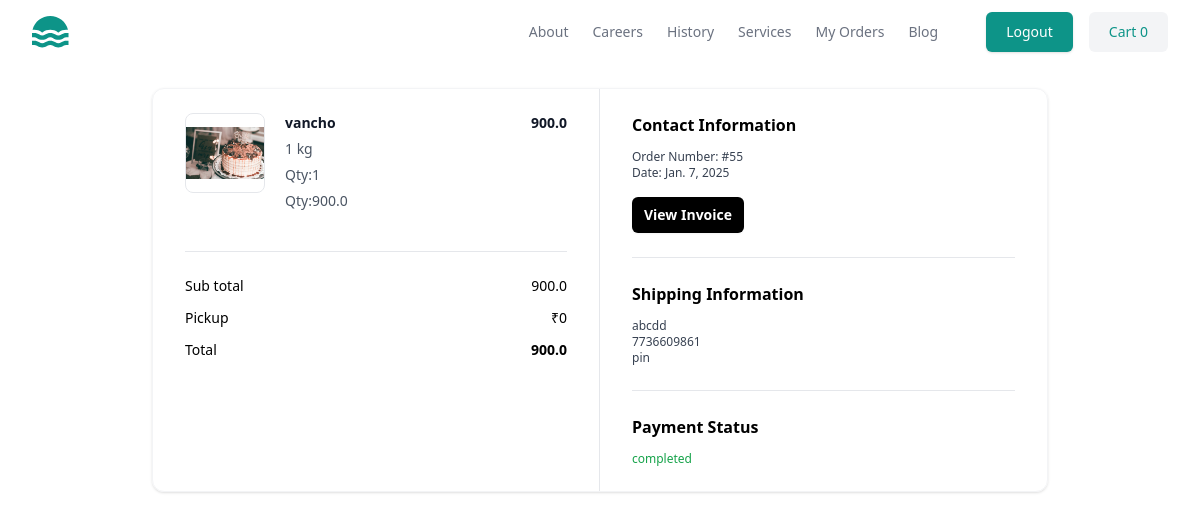
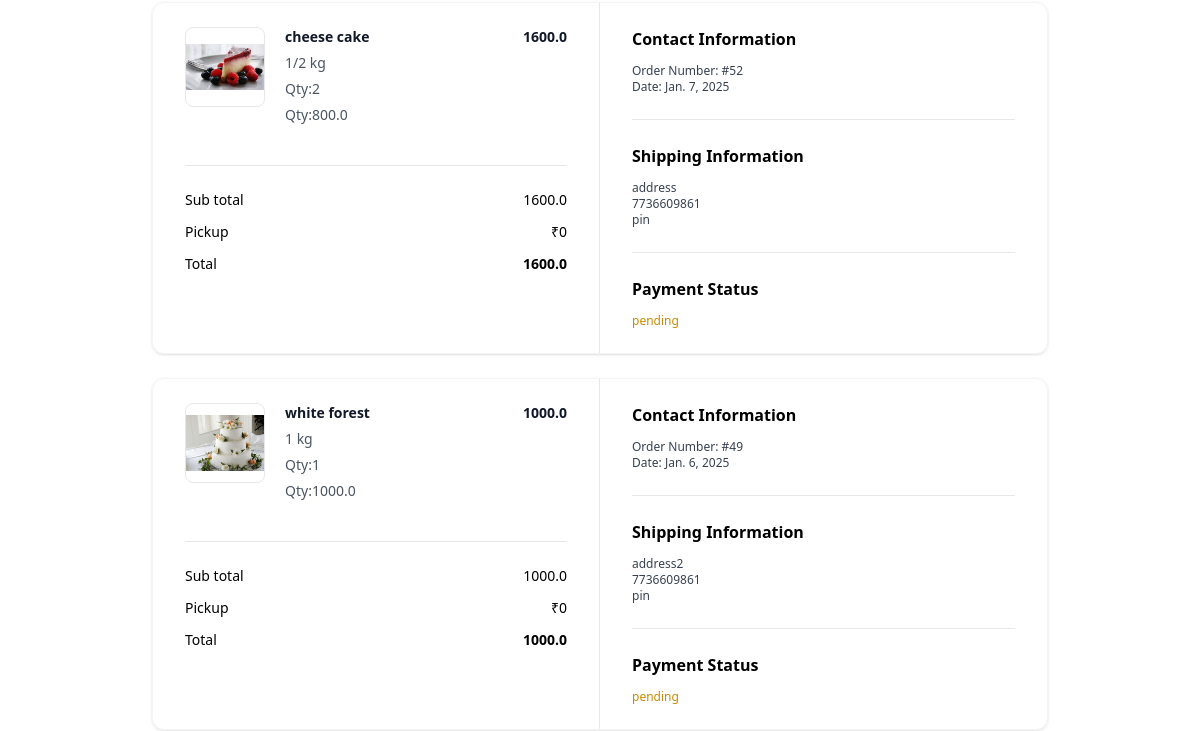
/order/summary (signed in, upper part), run on an earlier commit of the app's database (2 pictures, top to bottom).
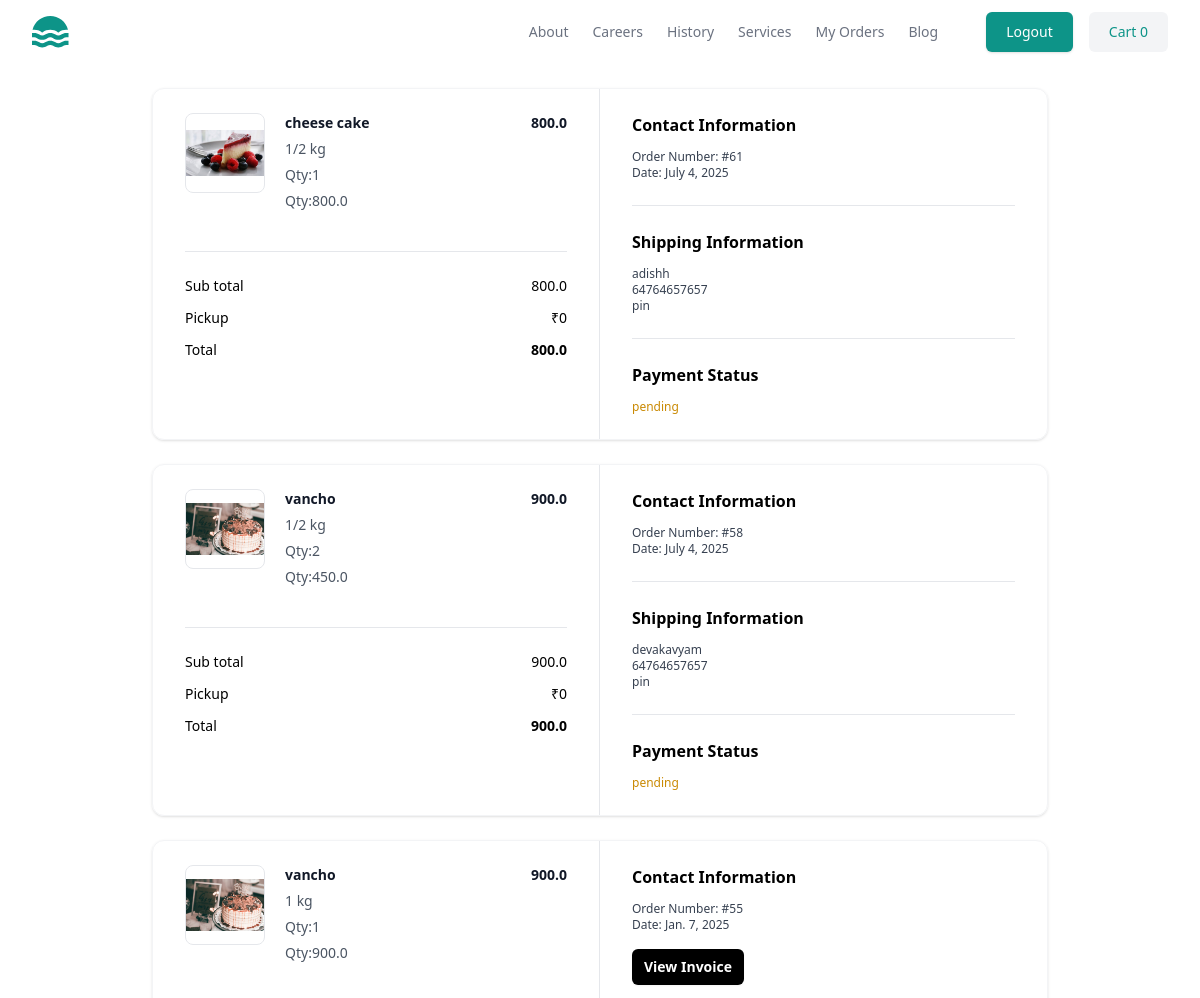
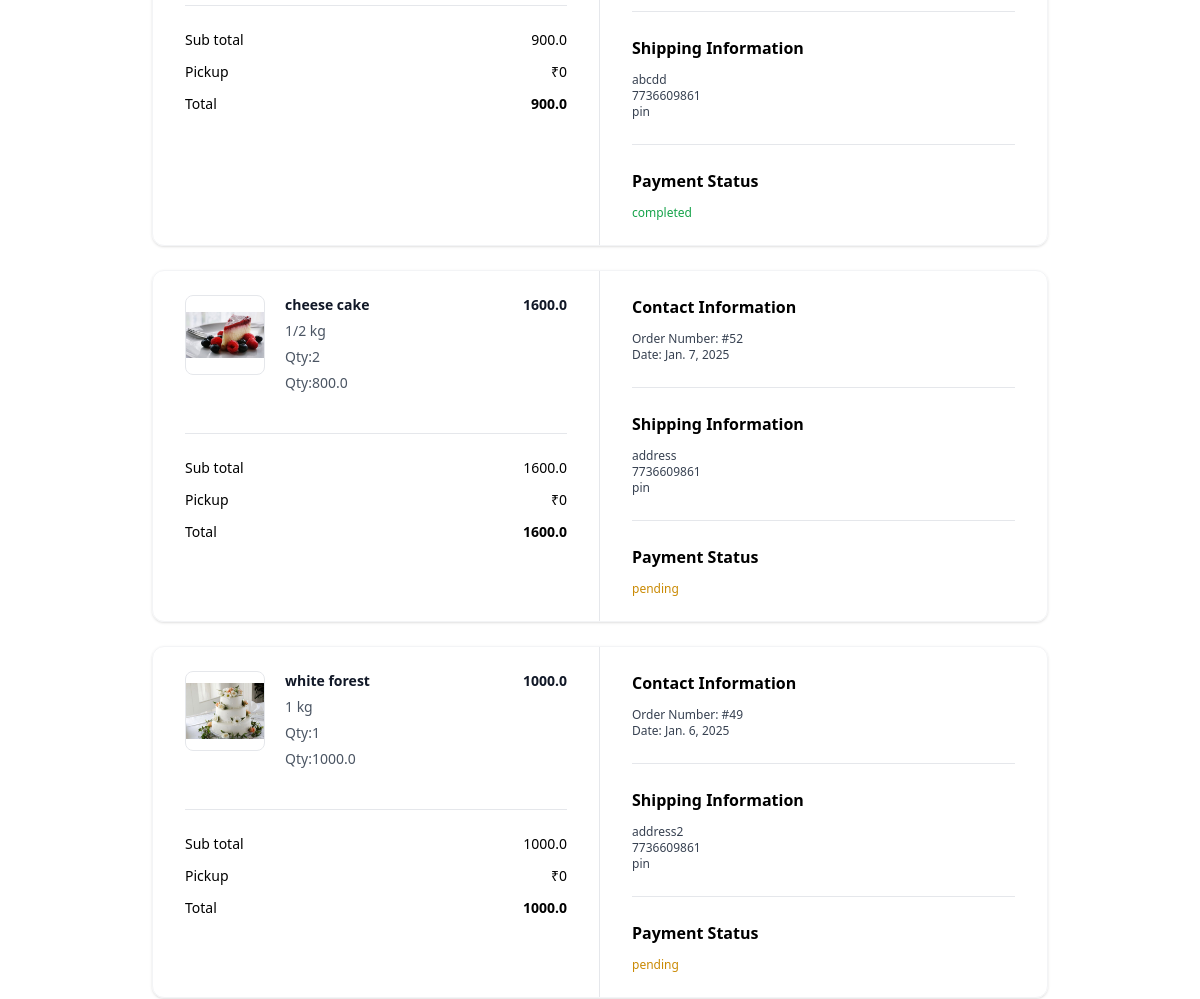
And on a later commit of the database (2 pictures, top to bottom).
### store/models.py (models this page shows, shortened)
class BaseModel(models.Model):
    created_date=models.DateTimeField(auto_now_add=True)
    updated_date=models.DateTimeField(auto_now=True)
    is_active=models.BooleanField(default=True)

class OrderItem(BaseModel):
    order_object=models.ForeignKey(Order,on_delete=models.CASCADE, related_name="orderitems")
    cake_varient_object=models.ForeignKey(CakeVarient, on_delete=models.CASCADE)
    quantity=models.PositiveIntegerField(default=1)
    shape_object=models.ForeignKey(Shape, on_delete=models.CASCADE)
    price=models.FloatField()
    def item_total(self):
        return self.price*self.quantity

class CakeVarient(BaseModel):
    cake_object=models.ForeignKey(Cake,on_delete=models.CASCADE,related_name="varients")
    size_object=models.ForeignKey(Size,on_delete=models.CASCADE)
    price=models.FloatField()

class Cake(BaseModel):
    title=models.CharField(max_length=100)
    description=models.TextField()
    picture=models.ImageField(upload_to="cakeimages",null=True,blank=True)
    tag_objects=models.ManyToManyField(Tag)
    shape_objects=models.ManyToManyField(Shape)

class Size(BaseModel):
    name=models.CharField(max_length=70,unique=True)
    def __str__(self):
        return self.name

class Order(BaseModel):
    customer=models.ForeignKey(User, on_delete=models.CASCADE, related_name="orders")
    address=models.TextField(null=False, blank=False)
    phone=models.CharField(max_length=20, null=False, blank=False)
    PAYMENT_OPTIONS=(
        ("COD","COD"),
        ("ONLINE","ONLINE")
    )
    payment_method=models.CharField(max_length=15, choices=PAYMENT_OPTIONS, default="COD")
    rzp_order_id=models.CharField(max_length=100, null=True)
    is_paid=models.BooleanField(default=False)
    def order_total(self):
        total=0
        order_items=self.orderitems.all()
        if order_items:
            total=sum([oi.item_total() for oi in order_items])
        return total

class BaseModel(models.Model):
    created_date=models.DateTimeField(auto_now_add=True)
    updated_date=models.DateTimeField(auto_now=True)
    is_active=models.BooleanField(default=True)

### store/views.py (the view)
# urls.py: path('order/summary',views.OrderSummaryView.as_view(),name='order-summary'),
@method_decorator(signin_required,name='dispatch')
class OrderSummaryView(View):
    template_name='order_summary.html'
    def get(self,request,*args,**kwargs):
        qs=Order.objects.filter(customer=request.user).order_by('-created_date')
        return render(request,self.template_name,{'order':qs})

### store/context_processors.py (called while the page is built)
def greetings_context(request):
    return {'greetings':'welcome'}

def cart_context(request):
    cart_item_count=0
    if request.user.is_authenticated:
        cart_item_count=Cart.objects.filter(owner=request.user,is_order_placed=False).count()
    return {'cart_item_count':cart_item_count}

### store/templates/order_summary.html (shortened to what this page needs)
{%extends 'base.html'%}
{%block main_block%}
{%for o in order%}
<div class="mx-auto my-4 max-w-4xl md:my-6">
    <div class="overflow-hidden rounded-xl border border-gray-100 shadow">
      <div class="grid grid-cols-1 md:grid-cols-2">
        <div class="px-5 py-6 md:border-r md:border-r-gray-200 md:px-8">
          <div class="flow-root">
            <ul class="-my-7 divide-y divide-gray-200">
              {%for oi in o.orderitems.all%}
              <li class="flex items-stretch justify-between space-x-5 py-7">
                <div class="flex flex-1 items-stretch">
                  <div class="flex-shrink-0">
                  {%if oi.cake_varient_object.cake_object.picture%}
                  <img
                  class="h-20 w-20 rounded-lg border border-gray-200 object-contain"
                  src="{{oi.cake_varient_object.cake_object.picture.url}}"
                  alt="https://static.nike.com/a/images/c_limit,w_592,f_auto/t_product_v1/54a510de-a406-41b2-8d62-7f8c587c9a7e/air-force-1-07-lv8-shoes-9KwrSk.png"
                />
                  {%else%}
                  <img
                  class="h-20 w-20 rounded-lg border border-gray-200 object-contain"
                  src="https://static.nike.com/a/images/c_limit,w_592,f_auto/t_product_v1/54a510de-a406-41b2-8d62-7f8c587c9a7e/air-force-1-07-lv8-shoes-9KwrSk.png"
                />
                  {%endif%}
                  </div>
                  <div class="ml-5 flex flex-col justify-between">
                    <div class="flex-1">
                      <p class="text-sm font-bold text-gray-900">
                        {{oi.cake_varient_object.cake_object.title}}
                      </p>
                      <p class="mt-1.5 text-sm font-medium text-gray-600">
                        {{oi.cake_varient_object.size_object}}
                      </p>
                      <p class="mt-1.5 text-sm font-medium text-gray-600">
                       Qty:{{oi.quantity}}
                       </p>
                       <p class="mt-1.5 text-sm font-medium text-gray-600">
                        Qty:{{oi.price}}
                        </p>
                    </div>
                  </div>
                </div>
                <div class="ml-auto flex flex-col items-end justify-between">
                  <p class="text-right text-sm font-bold text-gray-900">
                    {{oi.item_total}}
                  </p>
                </div>
              </li>
              {%endfor%}
            </ul>
            <hr class="mt-6 border-gray-200" />
            <ul class="mt-6 space-y-3">
              <li class="flex items-center justify-between">
                <p class="text-sm font-medium">Sub total</p>
                <p class="text-sm font-medium">{{o.order_total}}</p>
              </li>
              <li class="flex items-center justify-between">
                <p class="text-sm font-medium">Pickup</p>
                <p class="text-sm font-medium">₹0</p>
              </li>
              <li class="flex items-center justify-between">
                <p class="text-sm font-medium ">Total</p>
                <p class="text-sm font-bold ">{{o.order_total}}</p>
              </li>
            </ul>
          </div>
        </div>
        <div class="px-5 py-6 md:px-8">
          <div class="flow-root">
            <div class="-my-6 divide-y divide-gray-200">
              <div class="py-6">
                <h2 class="text-base font-bold text-black">
                  Contact Information
                </h2>
                <p class="fontmedium mt-3 text-xs text-gray-700">
                  Order Number: #{{o.id}}
                </p>
                <p class="text-xs font-medium text-gray-700">
                  Date: {{o.created_date|date}}
                </p>
                {% if o.is_paid %}
                <button
                  type="button"
                  class="mt-4 rounded-md bg-black px-3 py-2 text-sm font-semibold text-white shadow-sm hover:bg-black/80 focus-visible:outline focus-visible:outline-2 focus-visible:outline-offset-2 focus-visible:outline-black"
                >
                  View Invoice
                </button>
                {% endif %}
              </div>
              <div class="py-6">
                <h2 class="mb-2 text-base font-bold text-black">
                  Shipping Information
                </h2>
                <p class="mt-3 text-xs font-medium text-gray-700">{{o.address}}</p>
                <p class="text-xs font-medium text-gray-700">
                    {{o.phone}}
                </p>
                <p class="text-xs font-medium text-gray-700">pin</p>
              </div>
              <div class="py-6">
                <h2 class="text-base font-bold text-black">
                  Payment Status
                </h2>
                <p class="mt-3 text-xs font-medium text-gray-700">
                  {%if o.is_paid%}
                    <span class="text-green-600">completed</span>
                  {%else%}
                    <span class="text-yellow-600">pending</span>
                  {%endif%}
                </p>
              </div>
            </div>
          </div>
        </div>
      </div>
    </div>
</div>
{%endfor%}
{%endblock%}

### store/templates/base.html (shortened to what this page needs)
<!DOCTYPE html>
<html lang="en">
<head>
    <script src="https://cdn.tailwindcss.com"></script>
</head>
<body>
    <header class="bg-white">
        <div class="mx-auto max-w-screen-xl px-4 sm:px-6 lg:px-8">
          <div class="flex h-16 items-center justify-between">
            <div class="flex-1 md:flex md:items-center md:gap-12">
              <a class="block text-teal-600" href="#">
              </a>
            </div>
            <div class="md:flex md:items-center md:gap-12">
              <nav aria-label="Global" class="hidden md:block">
                <ul class="flex items-center gap-6 text-sm">
                  <li>
                    <a class="text-gray-500 transition hover:text-gray-500/75" href="#"> About </a>
                  </li>
                  <li>
                    <a class="text-gray-500 transition hover:text-gray-500/75" href="#"> Careers </a>
                  </li>
                  <li>
                    <a class="text-gray-500 transition hover:text-gray-500/75" href="#"> History </a>
                  </li>
                  <li>
                    <a class="text-gray-500 transition hover:text-gray-500/75" href="#"> Services </a>
                  </li>
                  <li>
                    <a class="text-gray-500 transition hover:text-gray-500/75" href="{%url 'order-summary'%}"> My Orders </a>
                  </li>
                  <li>
                    <a class="text-gray-500 transition hover:text-gray-500/75" href="#"> Blog </a>
                  </li>
                </ul>
              </nav>
              <div class="flex items-center gap-4">
                <div class="sm:flex sm:gap-4">
                  {%if request.user.is_authenticated%}
                  <a
                  class="rounded-md bg-teal-600 px-5 py-2.5 text-sm font-medium text-white shadow"
                  href="{%url 'signout'%}"
                >
                  Logout
                </a>
                  {%endif%}
                  <div class="hidden sm:flex">
                    <a
                      class="rounded-md bg-gray-100 px-5 py-2.5 text-sm font-medium text-teal-600"
                      href="{%url 'cart-summary'%}"
                    >
                      Cart {{cart_item_count}}
                    </a>
                  </div>
                </div>
              </div>
            </div>
          </div>
        </div>
      </header>
      {%block main_block%}
      {%endblock%}
</body>
</html>

What changed in the data, as far as the page shows it:
added Order: order_total "800.0", id "61", created_date "July 4, 2025", address "adishh", phone "64764657657", is_paid "pending"
added OrderItem: cake_varient_object.cake_object.picture (picture), cake_varient_object.cake_object "cheese cake", cake_varient_object.size_object "1/2 kg", quantity "1", price "800.0", item_total "800.0"
added Order: order_total "900.0", id "58", created_date "July 4, 2025", address "devakavyam", phone "64764657657", is_paid "pending"
added OrderItem: cake_varient_object.cake_object.picture (picture), cake_varient_object.cake_object "vancho", cake_varient_object.size_object "1/2 kg", quantity "2", price "450.0", item_total "900.0"
